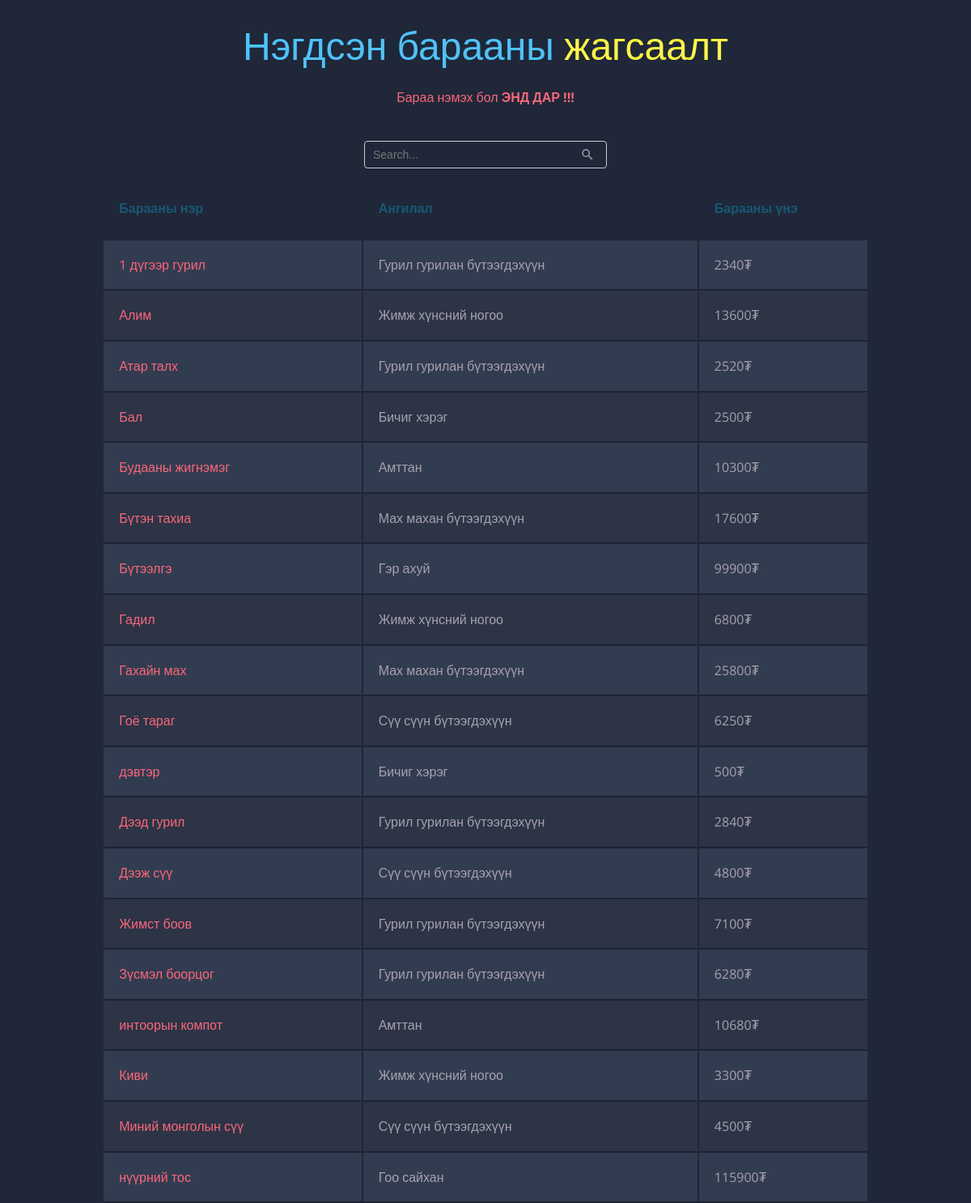
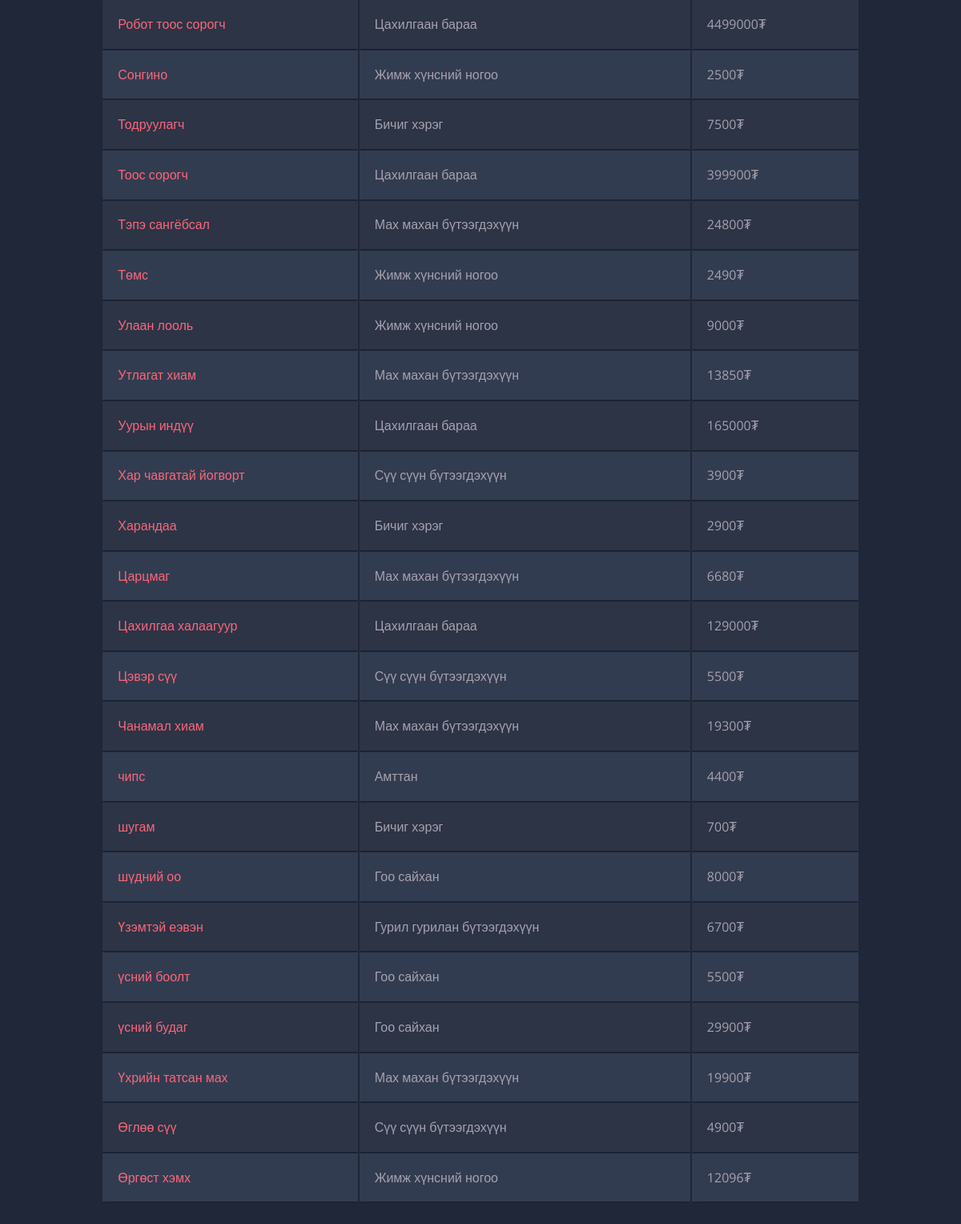
The page / on the database its author committed (2 pictures, top to bottom).
### lab1app/models.py (models this page shows, shortened)
class Item(models.Model):
    name = models.CharField(max_length=256)
    price = models.IntegerField()
    category = models.ForeignKey(Category, related_name='cats', on_delete=models.CASCADE)

class Category(models.Model):
    name = models.CharField(max_length=256)

### lab1app/views.py (the view)
# urls.py: path('', views.index),
def index(request):
    item_list = Item.objects.all()
    category_list = Category.objects.all()
    item_dic = {'items': item_list,
                'categories': category_list }
    return render(request, 'index.html', context = item_dic)

### templates/index.html (shortened to what this page needs)
<!DOCTYPE html>
<html lang="en">
<head>
</head>
<body>
        <h1>Нэгдсэн барааны <span class="yellow">жагсаалт</pan></h1>
        <h2>Бараа нэмэх бол <a href="" target="_blank">Энд дар !!!</a></h2>
        <center>
        <input type="text" id="search-input" placeholder="Search...">
        </center>
        <table class="container" id="data-table">
          <thead>
            <tr>
              <th><h1>Барааны нэр</h1></th>
              <th><h1>Ангилал</h1></th>
              <th><h1>Барааны үнэ</h1></th>
            </tr>
          </thead>
          <tbody>
            {% for i in items %}
            <tr>
              <td>{{i.name}}</td>
              <td>{{i.category.name}}</td>
              <td>{{i.price}}₮</td>
            </tr>
            {% endfor %}
          </tbody>
        </table>
</body>
</html>

### templates/index.html (style rules this page uses)
body { font-family: 'Open Sans', sans-serif; font-weight: 300; line-height: 1.42em; color:#A7A1AE; background-color:#1F2739; }
h1 { font-size:3em; font-weight: 300; line-height:1em; text-align: center; color: #4DC3FA; }
h2 { font-size:1em; font-weight: 300; text-align: center; display: block; line-height:1em; padding-bottom: 2em; color: #FB667A; }
h2 a { font-weight: 700; text-transform: uppercase; color: #FB667A; text-decoration: none; }
.yellow { color: #FFF842; }
.container th h1 { font-weight: bold; font-size: 1em; text-align: left; color: #185875; }
.container td { font-weight: normal; font-size: 1em; -webkit-box-shadow: 0 2px 2px -2px #0E1119; -moz-box-shadow: 0 2px 2px -2px #0E1119; box-shadow: 0 2px 2px -2px #0E1119; }
.container { text-align: left; overflow: hidden; width: 80%; margin: 0 auto; display: table; padding: 0 0 8em 0; }
.container td, .container th { padding-bottom: 2%; padding-top: 2%; padding-left:2%; }
.container tr:nth-child(odd) { background-color: #323C50; }
.container tr:nth-child(even) { background-color: #2C3446; }
.container th { background-color: #1F2739; }
.container td:first-child { color: #FB667A; }
#search-input { padding: 8px 30px 8px 10px; border: 1px solid #ccc; border-radius: 4px; margin-bottom: 10px; width: 300px; box-sizing: border-box; font-size: 14px; color: white; background-size: 18px 18px; }

### rows shown on the page
Item: name "Киви", category.name "Жимж хүнсний ногоо", price "3300"
Item: name "Алим", category.name "Жимж хүнсний ногоо", price "13600"
Item: name "Гадил", category.name "Жимж хүнсний ногоо", price "6800"
Item: name "Өргөст хэмх", category.name "Жимж хүнсний ногоо", price "12096"
Item: name "Сонгино", category.name "Жимж хүнсний ногоо", price "2500"
Item: name "Төмс", category.name "Жимж хүнсний ногоо", price "2490"
Item: name "Улаан лооль", category.name "Жимж хүнсний ногоо", price "9000"
Item: name "Чанамал хиам", category.name "Мах махан бүтээгдэхүүн", price "19300"
Item: name "Утлагат хиам", category.name "Мах махан бүтээгдэхүүн", price "13850"
Item: name "Тэпэ сангёбсал", category.name "Мах махан бүтээгдэхүүн", price "24800"
Item: name "Бүтэн тахиа", category.name "Мах махан бүтээгдэхүүн", price "17600"
Item: name "Үхрийн татсан мах", category.name "Мах махан бүтээгдэхүүн", price "19900"
Item: name "Царцмаг", category.name "Мах махан бүтээгдэхүүн", price "6680"
Item: name "Гахайн мах", category.name "Мах махан бүтээгдэхүүн", price "25800"
Item: name "Өглөө сүү", category.name "Сүү сүүн бүтээгдэхүүн", price "4900"
Item: name "Гоё тараг", category.name "Сүү сүүн бүтээгдэхүүн", price "6250"
Item: name "Миний монголын сүү", category.name "Сүү сүүн бүтээгдэхүүн", price "4500"
Item: name "Дээж сүү", category.name "Сүү сүүн бүтээгдэхүүн", price "4800"
Item: name "Хар чавгатай йогворт", category.name "Сүү сүүн бүтээгдэхүүн", price "3900"
Item: name "Цэвэр сүү", category.name "Сүү сүүн бүтээгдэхүүн", price "5500"
Item: name "Үзэмтэй еэвэн", category.name "Гурил гурилан бүтээгдэхүүн", price "6700"
Item: name "Жимст боов", category.name "Гурил гурилан бүтээгдэхүүн", price "7100"
Item: name "Зүсмэл боорцог", category.name "Гурил гурилан бүтээгдэхүүн", price "6280"
Item: name "Атар талх", category.name "Гурил гурилан бүтээгдэхүүн", price "2520"
Item: name "Дээд гурил", category.name "Гурил гурилан бүтээгдэхүүн", price "2840"
Item: name "1 дүгээр гурил", category.name "Гурил гурилан бүтээгдэхүүн", price "2340"
Item: name "Цахилгаа халаагуур", category.name "Цахилгаан бараа", price "129000"
Item: name "Уурын индүү", category.name "Цахилгаан бараа", price "165000"
Item: name "Тоос сорогч", category.name "Цахилгаан бараа", price "399900"
Item: name "Робот тоос сорогч", category.name "Цахилгаан бараа", price "4499000"
Item: name "Бал", category.name "Бичиг хэрэг", price "2500"
Item: name "Харандаа", category.name "Бичиг хэрэг", price "2900"
Item: name "Тодруулагч", category.name "Бичиг хэрэг", price "7500"
Item: name "шугам", category.name "Бичиг хэрэг", price "700"
Item: name "дэвтэр", category.name "Бичиг хэрэг", price "500"
Item: name "үсний будаг", category.name "Гоо сайхан", price "29900"
Item: name "үсний боолт", category.name "Гоо сайхан", price "5500"
Item: name "шүдний оо", category.name "Гоо сайхан", price "8000"
Item: name "нүүрний тос", category.name "Гоо сайхан", price "115900"
Item: name "чипс", category.name "Амттан", price "4400"
Item: name "Будааны жигнэмэг", category.name "Амттан", price "10300"
Item: name "интоорын компот", category.name "Амттан", price "10680"
Item: name "Бүтээлгэ", category.name "Гэр ахуй", price "99900"
